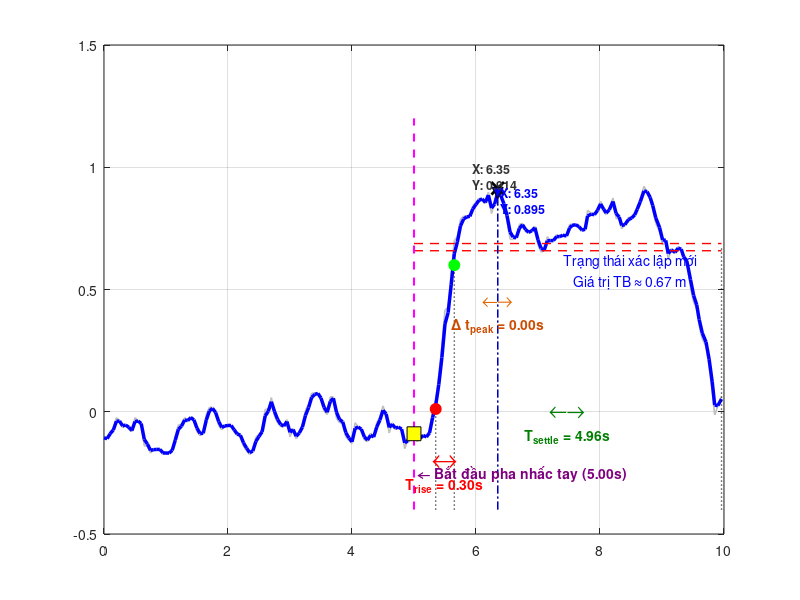

Write MATLAB code to recreate this figure. (Note: this script raises an error after producing the figure.)
clear; clc; close all;

%% 1. Khai báo ĐẦY ĐỦ dữ liệu từ Log mới (anpha=0.7.txt)
data = [
0.00,100835.28,-0.111,-0.107,0.00; 0.05,100835.28,-0.111,-0.110,0.00;
0.10,100834.94,-0.082,-0.090,0.00; 0.15,100834.77,-0.069,-0.075,0.00;
0.20,100834.77,-0.024,-0.039,0.00; 0.25,100834.39,-0.037,-0.038,0.00;
0.30,100834.74,-0.066,-0.058,0.00; 0.35,100834.57,-0.053,-0.054,0.00;
0.40,100834.77,-0.069,-0.064,0.00; 0.45,100834.94,-0.082,-0.077,0.00;
0.50,100834.22,-0.024,-0.040,0.00; 0.55,100834.39,-0.037,-0.038,0.00;
0.60,100834.57,-0.053,-0.048,0.00; 0.65,100835.61,-0.140,-0.113,0.00;
0.70,100835.61,-0.140,-0.132,0.00; 0.75,100835.96,-0.169,-0.158,0.00;
0.80,100835.78,-0.153,-0.155,0.00; 0.85,100835.78,-0.153,-0.154,0.00;
0.90,100835.78,-0.153,-0.154,0.00; 0.95,100836.02,-0.175,-0.168,0.00;
1.00,100835.96,-0.169,-0.169,0.00; 1.05,100835.96,-0.169,-0.169,0.00;
1.10,100835.78,-0.153,-0.158,0.00; 1.15,100835.10,-0.098,-0.116,0.00;
1.20,100834.57,-0.053,-0.072,0.00; 1.25,100834.57,-0.053,-0.059,0.00;
1.30,100834.22,-0.024,-0.034,0.00; 1.35,100834.39,-0.037,-0.036,0.00;
1.40,100834.17,-0.019,-0.024,0.00; 1.45,100834.39,-0.037,-0.033,0.00;
1.50,100834.94,-0.082,-0.067,0.00; 1.55,100835.10,-0.098,-0.089,0.00;
1.60,100835.00,-0.087,-0.088,0.00; 1.65,100834.06,-0.011,-0.034,0.00;
1.70,100833.72,0.018,0.003,0.00;   1.75,100833.72,0.018,0.014,0.00;
1.80,100834.06,-0.011,-0.003,0.00; 1.85,100834.60,-0.056,-0.040,0.00;
1.90,100834.83,-0.074,-0.064,0.00; 1.95,100834.60,-0.056,-0.058,0.00;
2.00,100834.60,-0.056,-0.056,0.00; 2.05,100834.60,-0.056,-0.056,0.00;
2.10,100834.94,-0.082,-0.074,0.00; 2.15,100835.10,-0.098,-0.091,0.00;
2.20,100835.10,-0.098,-0.096,0.00; 2.25,100835.61,-0.140,-0.127,0.00;
2.30,100835.85,-0.159,-0.149,0.00; 2.35,100836.02,-0.175,-0.167,0.00;
2.40,100835.85,-0.159,-0.161,0.00; 2.45,100835.17,-0.103,-0.121,0.00;
2.50,100835.06,-0.093,-0.101,0.00; 2.55,100834.83,-0.074,-0.082,0.00;
2.60,100833.81,0.010,-0.017,0.00;  2.65,100833.81,0.010,0.002,0.00;
2.70,100833.24,0.058,0.041,0.00;   2.75,100834.14,-0.016,0.001,0.00;
2.80,100834.49,-0.045,-0.031,0.00; 2.85,100834.66,-0.061,-0.052,0.00;
2.90,100834.66,-0.061,-0.058,0.00; 2.95,100834.32,-0.032,-0.040,0.00;
3.00,100835.17,-0.103,-0.084,0.00; 3.05,100834.77,-0.069,-0.073,0.00;
3.10,100835.28,-0.111,-0.100,0.00; 3.15,100834.94,-0.082,-0.087,0.00;
3.20,100834.57,-0.053,-0.063,0.00; 3.25,100833.89,0.005,-0.015,0.00;
3.30,100833.58,0.032,0.017,0.00;   3.35,100833.04,0.076,0.059,0.00;
3.40,100833.04,0.076,0.071,0.00;   3.45,100833.04,0.076,0.075,0.00;
3.50,100833.38,0.047,0.056,0.00;   3.55,100833.92,0.003,0.018,0.00;
3.60,100834.08,-0.011,-0.002,0.00; 3.65,100833.21,0.061,0.042,0.00;
3.70,100833.21,0.061,0.055,0.00;   3.75,100834.26,-0.027,-0.002,0.00;
3.80,100834.49,-0.045,-0.032,0.00; 3.85,100834.49,-0.045,-0.041,0.00;
3.90,100834.83,-0.103,-0.085,0.00; 3.95,100835.33,-0.116,-0.107,0.00;
4.00,100835.50,-0.130,-0.123,0.00; 4.05,100834.66,-0.045,-0.068,0.00;
4.10,100834.66,-0.061,-0.063,0.00; 4.15,100834.83,-0.074,-0.071,0.00;
4.20,100835.33,-0.116,-0.103,0.00; 4.25,100835.39,-0.122,-0.116,0.00;
4.30,100835.00,-0.087,-0.096,0.00; 4.35,100835.22,-0.106,-0.103,0.00;
4.40,100834.49,-0.045,-0.062,0.00; 4.45,100834.21,-0.021,-0.034,0.00;
4.50,100833.64,0.024,0.006,0.00;   4.55,100834.14,-0.016,-0.009,0.00;
4.60,100835.00,-0.087,-0.064,0.00; 4.65,100834.49,-0.045,-0.051,0.00;
4.70,100834.83,-0.074,-0.067,0.00; 4.75,100834.66,-0.061,-0.063,0.00;
4.80,100834.83,-0.074,-0.071,0.00; 4.85,100835.74,-0.151,-0.127,0.00;
4.90,100835.33,-0.116,-0.119,0.00; 4.95,100835.00,-0.087,-0.097,0.00;
5.00,100835.00,-0.087,-0.090,1.00; 5.05,100835.39,-0.122,-0.112,1.00;
5.10,100835.22,-0.106,-0.108,1.00; 5.15,100835.06,-0.093,-0.097,1.00;
5.20,100835.22,-0.106,-0.103,1.00; 5.25,100834.89,-0.079,-0.087,1.00;
5.30,100833.92,0.003,-0.024,1.00;   5.35,100833.36,0.047,0.026,1.00;
5.40,100832.17,0.148,0.111,1.00;   5.45,100830.71,0.269,0.222,1.00;
5.50,100828.95,0.417,0.359,1.00;   5.55,100828.85,0.425,0.405,1.00;
5.60,100827.65,0.568,0.519,1.00;   5.65,100825.56,0.700,0.646,1.00;
5.70,100825.39,0.716,0.695,1.00;   5.75,100824.71,0.787,0.760,1.00;
5.80,100824.37,0.800,0.788,1.00;   5.85,100824.37,0.800,0.797,1.00;
5.90,100824.37,0.800,0.799,1.00;   5.95,100823.86,0.843,0.830,1.00;
6.00,100823.69,0.856,0.848,1.00;   6.05,100823.52,0.872,0.865,1.00;
6.10,100823.52,0.872,0.870,1.00;   6.15,100823.75,0.851,0.856,1.00;
6.20,100823.18,0.898,0.886,1.00;   6.25,100824.25,0.811,0.833,1.00;
6.30,100823.69,0.856,0.849,1.00;   6.35,100823.01,0.914,0.895,1.00;
6.40,100823.41,0.880,0.884,1.00;   6.45,100823.92,0.837,0.851,1.00;
6.50,100824.60,0.782,0.803,1.00;   6.55,100825.50,0.705,0.735,1.00;
6.60,100825.50,0.705,0.714,1.00;   6.65,100825.45,0.711,0.712,1.00;
6.70,100824.77,0.766,0.750,1.00;   6.75,100824.71,0.771,0.765,1.00;
6.80,100825.11,0.737,0.745,1.00;   6.85,100825.22,0.729,0.734,1.00;
6.90,100825.05,0.742,0.740,1.00;   6.95,100824.88,0.758,0.753,1.00;
7.00,100825.78,0.682,0.703,1.00;   7.05,100826.13,0.653,0.668,1.00;
7.10,100826.07,0.658,0.661,1.00;   7.15,100825.39,0.716,0.699,1.00;
7.20,100825.56,0.700,0.700,1.00;   7.25,100825.56,0.700,0.700,1.00;
7.30,100825.28,0.724,0.717,1.00;   7.35,100825.39,0.716,0.716,1.00;
7.40,100825.28,0.724,0.722,1.00;   7.46,100824.94,0.719,0.719,1.00;
7.51,100824.77,0.766,0.752,1.00;   7.55,100824.77,0.766,0.762,1.00;
7.61,100824.71,0.766,0.765,1.00;   7.66,100824.94,0.753,0.757,1.00;
7.71,100825.11,0.737,0.743,1.00;   7.76,100825.00,0.748,0.746,1.00;
7.80,100824.09,0.824,0.801,1.00;   7.86,100824.25,0.811,0.808,1.00;
7.91,100824.32,0.806,0.806,1.00;   7.96,100823.98,0.832,0.824,1.00;
8.01,100823.64,0.861,0.850,1.00;   8.06,100824.14,0.819,0.828,1.00;
8.10,100824.32,0.806,0.813,1.00;   8.15,100823.98,0.832,0.826,1.00;
8.21,100823.47,0.874,0.860,1.00;   8.26,100824.49,0.790,0.811,1.00;
8.31,100824.49,0.790,0.796,1.00;   8.35,100825.00,0.748,0.762,1.00;
8.40,100824.77,0.766,0.765,1.00;   8.46,100824.43,0.795,0.786,1.00;
8.51,100824.43,0.795,0.792,1.00;   8.56,100824.25,0.811,0.805,1.00;
8.60,100823.92,0.837,0.828,1.00;   8.65,100823.52,0.872,0.859,1.00;
8.71,100822.90,0.922,0.903,1.00;   8.76,100823.18,0.898,0.900,1.00;
8.81,100823.58,0.867,0.876,1.00;   8.85,100824.03,0.830,0.844,1.00;
8.90,100824.71,0.771,0.793,1.00;   8.96,100825.11,0.737,0.754,1.00;
9.01,100825.78,0.682,0.703,1.00;   9.06,100825.56,0.700,0.701,1.00;
9.10,100826.47,0.623,0.647,1.00;   9.15,100825.96,0.668,0.662,1.00;
9.21,100826.19,0.647,0.652,1.00;   9.26,100825.85,0.676,0.669,1.00;
9.31,100825.34,0.663,0.665,1.00;   9.35,100826.52,0.621,0.634,1.00;
9.40,100826.64,0.610,0.617,1.00;   9.46,100827.38,0.507,0.540,1.00;
9.51,100828.56,0.449,0.476,1.00;   9.56,100828.90,0.420,0.437,1.00;
9.60,100829.75,0.351,0.377,1.00;   9.65,100830.36,0.298,0.322,1.00;
9.71,100830.71,0.269,0.285,1.00;   9.76,100831.72,0.185,0.215,1.00;
9.81,100832.97,0.082,0.122,1.00;   9.85,100834.11,-0.013,0.027,1.00;
9.90,100833.65,0.024,0.025,1.00;   9.96,100833.19,0.063,0.052,1.00
];

t = data(:,1);
raw = data(:,3);
kalman = data(:,4); % Cột số 4 trong file của bạn (EMA với alpha=0.7)

%% 2. TÍNH TOÁN THEO MỐC THỰC TẾ (Cập nhật dựa trên log mới)
t_start_action = 5.00; 
idx_stable = (t >= 7.5 & t <= 9.9);
final_val = mean(kalman(idx_stable)); 
base_val = mean(kalman(t < 4.7)); % Lấy nền trước khi tín hiệu tăng mạnh
delta = final_val - base_val;

val_10 = base_val + 0.10 * delta;
val_90 = base_val + 0.90 * delta;
t10 = t(find(kalman >= val_10 & t >= 4.5, 1, 'first'));
t90 = t(find(kalman >= val_90 & t >= 4.5, 1, 'first'));
t_rise = t90 - t10;

settle_band_upper = final_val + 0.02 * abs(delta);
settle_band_lower = final_val - 0.02 * abs(delta);
idx_outside = find((kalman < settle_band_lower | kalman > settle_band_upper) & t >= t_start_action);
t_settle_time = t(idx_outside(end)); 
t_settle = t_settle_time - t_start_action; 

%% CẬP NHẬT: Cửa sổ tìm đỉnh cục bộ quá độ phù hợp với dữ liệu alpha=0.7 (5.00s -> 7.50s)
idx_transient_peak = (t >= 4.70 & t <= 7.50);
temp_t = t(idx_transient_peak);
temp_raw = raw(idx_transient_peak);
temp_kalman = kalman(idx_transient_peak);

% Tìm đỉnh cực đại toàn cục trong vùng quá độ mới
[max_raw_val, idx_raw_p] = max(temp_raw);
t_peak_raw = temp_t(idx_raw_p); 

[max_kal_val, idx_kal_p] = max(temp_kalman);
t_peak_kalman = temp_t(idx_kal_p); 

t_peak_delay = t_peak_kalman - t_peak_raw; % Độ trễ đỉnh thực tế

% In kết quả kiểm tra ra Command Window
fprintf('--- KẾT QUẢ ĐÁNH GIÁ ĐÁP ỨNG ĐỘNG HỌC (DỮ LIỆU ALPHA = 0.7) ---\n');
fprintf('Thời điểm đạt đỉnh Thô cục bộ: %.3f giây (Giá trị: %.3f)\n', t_peak_raw, max_raw_val);
fprintf('Thời điểm đạt đỉnh Lọc cục bộ: %.3f giây (Giá trị: %.3f)\n', t_peak_kalman, max_kal_val);
fprintf('=> ĐỘ TRỄ ĐỈNH THỰC TẾ: %.3f giây\n', t_peak_delay);
fprintf('------------------------------------------------------\n');

%% 3. VẼ ĐỒ THỊ VÀ CẤU HÌNH ĐƯỜNG NỀN
figure('Name', 'Danh Gia Dap Ung Bo Loc', 'NumberTitle', 'off', 'Position', [100, 100, 1050, 650]);
plot(t, raw, 'Color', [0.75 0.75 0.75], 'LineWidth', 1.2, 'DisplayName', 'Dữ liệu thô (Raw)');
hold on;
plot(t, kalman, 'b', 'LineWidth', 2.5, 'DisplayName', 'Dữ liệu sau lọc (EMA \alpha=0.7)');

% Vẽ đường dóng biên ổn định 2%
plot([t_start_action max(t)], [settle_band_upper settle_band_upper], 'r--', 'LineWidth', 1, 'HandleVisibility', 'off');
plot([t_start_action max(t)], [settle_band_lower settle_band_lower], 'r--', 'LineWidth', 1, 'DisplayName', 'Băng thông ổn định \pm2%');

% Vẽ đường dóng thẳng đứng tại các điểm mốc
plot([t_start_action t_start_action], [-0.4 1.2], 'm--', 'LineWidth', 1.5, 'HandleVisibility', 'off'); 
plot([t10 t10], [-0.4 val_10], 'k:', 'LineWidth', 1, 'HandleVisibility', 'off');
plot([t90 t90], [-0.4 val_90], 'k:', 'LineWidth', 1, 'HandleVisibility', 'off');
plot([t_settle_time t_settle_time], [-0.4 final_val], 'k:', 'LineWidth', 1, 'HandleVisibility', 'off');

% Đường dóng thẳng đứng tại vị trí đỉnh cục bộ
plot([t_peak_raw t_peak_raw], [-0.4 max_raw_val], 'Color', [0.4 0.4 0.4], 'LineStyle', '-.', 'LineWidth', 1, 'HandleVisibility', 'off');
plot([t_peak_kalman t_peak_kalman], [-0.4 max_kal_val], 'Color', [0 0 0.8], 'LineStyle', '-.', 'LineWidth', 1, 'HandleVisibility', 'off');

% Đánh dấu điểm nút trên đồ thị
plot(t_start_action, kalman(find(t>=t_start_action,1)), 'ks', 'MarkerSize', 10, 'MarkerFaceColor', 'y', 'DisplayName', 'Mốc hành động giơ (5.00s)');
plot(t10, val_10, 'ro', 'MarkerSize', 8, 'MarkerFaceColor', 'r', 'DisplayName', 'Điểm đạt 10%');
plot(t90, val_90, 'go', 'MarkerSize', 8, 'MarkerFaceColor', 'g', 'DisplayName', 'Điểm đạt 90%');

% Đánh dấu 2 đỉnh cục bộ chính xác của dữ liệu mới
plot(t_peak_raw, max_raw_val, 'kx', 'MarkerSize', 9, 'LineWidth', 2, 'DisplayName', 'Đỉnh cục bộ Thô');
plot(t_peak_kalman, max_kal_val, 'kv', 'MarkerSize', 8, 'MarkerFaceColor', 'b', 'DisplayName', 'Đỉnh cục bộ Lọc');

% Hiển thị Data Tips trực quan cho hai đỉnh
text(t_peak_raw - 0.4, max_raw_val + 0.05, sprintf('X: %.2f\nY: %.3f', t_peak_raw, max_raw_val), 'Color', [0.2 0.2 0.2], 'FontSize', 9, 'FontWeight', 'bold');
text(t_peak_kalman + 0.05, max_kal_val - 0.03, sprintf('X: %.2f\nY: %.3f', t_peak_kalman, max_kal_val), 'Color', 'b', 'FontSize', 9, 'FontWeight', 'bold');

%% 4. THÊM CÁC CHÚ THÍCH TRỰC QUAN (TEXT & ARROWS)
text(t_start_action + 0.05, -0.25, '\leftarrow Bắt đầu pha nhấc tay (5.00s)', 'FontSize', 10, 'Color', [0.5 0 0.5], 'FontWeight','bold');

text((t10+t90)/2, -0.2, '\leftrightarrow', 'FontSize', 18, 'Color', 'r', 'HorizontalAlignment', 'center');
text((t10+t90)/2, -0.3, ['T_{rise} = ' num2str(t_rise, '%.2f') 's'], 'FontSize', 10, 'Color', 'r', 'FontWeight', 'bold', 'HorizontalAlignment', 'center');

text((t_start_action+t_settle_time)/2, -0.0, '\leftarrow\rightarrow', 'FontSize', 16, 'Color', [0 0.5 0], 'HorizontalAlignment', 'center');
text((t_start_action+t_settle_time)/2, -0.1, ['T_{settle} = ' num2str(t_settle, '%.2f') 's'], 'FontSize', 10, 'Color', [0 0.5 0], 'FontWeight', 'bold', 'HorizontalAlignment', 'center');

% Chú thích độ trễ đỉnh Peak Delay cục bộ
text((t_peak_raw + t_peak_kalman)/2, 0.45, '\leftarrow\rightarrow', 'FontSize', 14, 'Color', [0.9 0.4 0], 'HorizontalAlignment', 'center');
text((t_peak_raw + t_peak_kalman)/2, 0.35, ['\Delta t_{peak} = ' num2str(t_peak_delay, '%.2f') 's'], 'FontSize', 10, 'Color', [0.8 0.3 0], 'FontWeight', 'bold', 'HorizontalAlignment', 'center');
text(8.5, final_val - 0.1, {'Trạng thái xác lập mới'; ['Giá trị TB \approx ' num2str(final_val, '%.2f') ' m']}, 'FontSize', 10, 'Color', 'b', 'HorizontalAlignment', 'center');

%% 5. ĐỊNH DẠNG ĐỒ THỊ CHUẨN ĐỒ ÁN
grid on;
ax = gca; ax.GridLineStyle = ':'; ax.GridAlpha = 0.6;
title('Phân tích Đặc tính Động & Bộ lọc (\alpha = 0.7)', 'FontSize', 13, 'FontWeight', 'bold');
xlabel('Thời gian t (giây)', 'FontSize', 11);
ylabel('Giá trị biên độ dịch chuyển (m)', 'FontSize', 11);
legend('Location', 'southeast', 'FontSize', 9);
xlim([3.5, 10]); 
ylim([-0.4, 1.2]);
